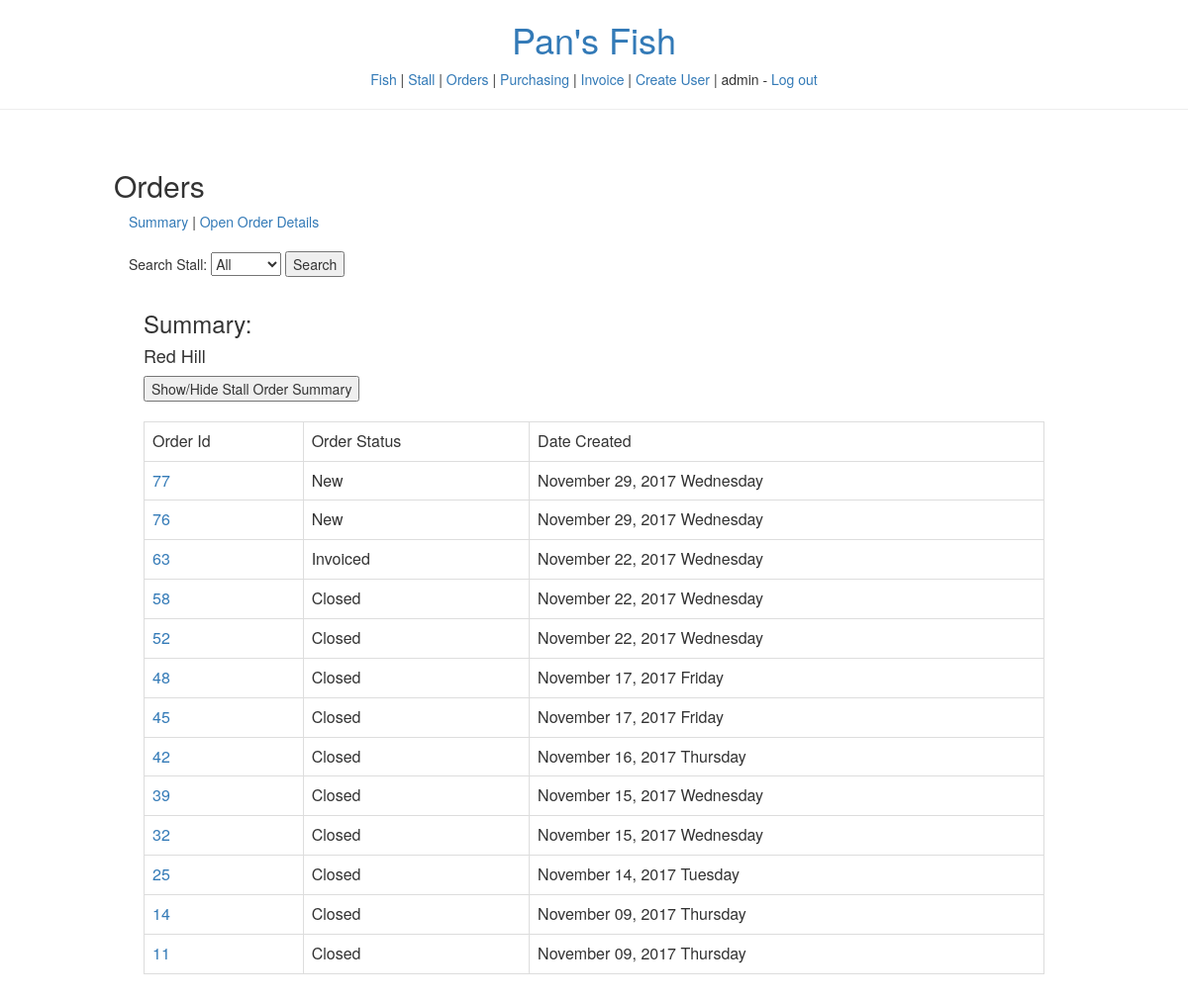
Screenshot of /order/3/stall/5/ (signed in) with the database file from the repository.
### stall/models.py (models this page shows)
class Stall(TimeStampedModel):
    name = models.ForeignKey(settings.AUTH_USER_MODEL, on_delete=models.CASCADE)
    description = models.CharField(max_length=50, blank=True, default='')

### order/models.py (models this page shows)
class Order(TimeStampedModel):
    stall = models.ForeignKey('stall.Stall', on_delete=models.CASCADE)
    status = models.CharField(max_length=50, default='')
    purchase_order = models.ForeignKey('purchase_order.Purchase_Order', null=True, on_delete=models.CASCADE)

### order/views.py (the view)
# urls.py: url(r'^order/(?P<user_id>\d+)/$', order_all),
def order_all(request, user_id, stall_id=None):
    if request.method == 'POST':
        template, context = post_order(request, user_id)
    else:
        if stall_id:
            template, context = get_order(request, user_id, True, stall_id=stall_id)
        else:
            stall_id = request.GET['stall_id'] if request.GET else None
            if stall_id == 'All':
                template, context = get_order(request, user_id, True, stall_id=None)
            else:
                template, context = get_order(request, user_id, True, stall_id=stall_id)
    return render(request, template, context)

### core/services.py (called while the page is built)
def get_or_none(model, action, *args, **kwargs):
    try:
        if action == 'get':
            return model.objects.get(*args, **kwargs).order_by('-id')
        else:
            return model.objects.filter(*args, **kwargs).order_by('-id')
    except model.DoesNotExist:
        return None

def get_orders(model, day, *args, **kwargs):
    if day == 'today':
        today = datetime.now().date()
        tomorrow = today + timedelta(1)
        today_start = datetime.combine(today, time())
        today_end = datetime.combine(tomorrow, time())
        return get_or_none(model, 'filter', *args, **kwargs, created_date__lte=today_end, created_date__gte=today_start)
    else:
        return get_or_none(model, 'filter', *args, **kwargs)

### order/services.py (called while the page is built)
def generate_order_item_list(model, *args, **kwargs):
    order_item = model.objects.filter(*args, **kwargs)
    order_item_list = list()
    for oi in order_item:
        order_item_dict = dict()
        order_item_dict['id'] = oi.id
        order_item_dict['name'] = oi.fish.name + ' (' + oi.fish.chinese_name + ')'
        order_item_dict['value'] =  oi.quantity
        order_item_dict['weight'] = oi.weight
        if model == Purchase_Order_Item:
            order_item_dict['buying_cost'] =  oi.buying_cost
            order_item_dict['selling_cost'] =  oi.selling_cost
        else:
            order_item_dict['cost'] =  oi.cost
        if model == Order_Item:
            order_item_dict['status'] = oi.status
        order_item_list.append(order_item_dict)
    return order_item_list

def generate_order_list(day=None, *args, **kwargs):
    order_list = list()
    order = get_orders(Order, day, *args, **kwargs)
    if order:
        for o in order:
            order_dict = dict()
            order_dict['order'] = o
            order_dict['order_item'] = generate_order_item_list(Order_Item, order=o)
            order_list.append(order_dict)
        return order_list

def generate_order_list_for_stall(request, stall_id, *args, **kwargs):
    stall_orders_list = list()
    stall =  Stall.objects.get(id=stall_id)
    stall_orders = dict()
    stall_orders['stall'] = stall
    stall_orders['order_list'] = generate_order_list(stall=stall, *args, **kwargs)
    stall_orders_list.append(stall_orders)
    return stall_orders_list

### templates/order/order_summary.html (shortened to what this page needs)
{% extends "order/home.html" %}
{% block order %}
  <br><br>
  <form action = "/order/{{user_id}}/summary/stall/" method="get">
    Search Stall:
    <select name="stall_id">
      <option>All</option>
    </select>
    <td><input type="submit" name="search" value="Search"></td>
  </form>
  <div class="table-responsive">
    <div class="col-xs-12">
      <h3>Summary: </h3>
      {% for stall in purchase_order %}
        <h4>{{stall.stall.description}}</h4>
        <button data-toggle="collapse" data-target="#demo{{stall.stall.id}}">Show/Hide Stall Order Summary</button>
        <br><br>
        {% if summary == True %}
          <div id="demo{{stall.stall.id}}" class="collapse in">
        {% else %}
          <div id="demo{{stall.stall.id}}" class="collapse">
        {% endif %}
          <table class="table table-bordered">
            <tr>
              <td>Order Id</td>
              <td>Order Status</td>
              <td>Date Created</td>
            </tr>
            {% if stall.order_list %}
              {% for order in stall.order_list %}
              <tr>
                <td><a href="/order/{{user.id}}/order/{{order.order.id}}/">{{order.order.id}}</td>
                <td>{{order.order.status}}</td>
                <td>{{order.order.created_date|date:"F d, Y l"}}</td>
              </tr>
              {% endfor %}
            {% endif %}
          </table>
        </div>
      {% endfor %}
    <br>
    </div>
  </div>
{% endblock %}

### templates/base.html (shortened to what this page needs)
{% load static %}
<html>
  <head>
    <link rel="stylesheet" href="https://maxcdn.bootstrapcdn.com/bootstrap/3.3.7/css/bootstrap.min.css">
    <link rel="stylesheet" href="https://cdn.datatables.net/1.10.16/css/jquery.dataTables.min.css">
  </head>
  <body>
    <div class="text-center">
      <h1><a role="button" href="/home/">Pan's Fish</a></h1>
    </div>
    <div class="col-xs-1"></div>
    <div class="col-xs-10 text-center">
      {% if user.is_authenticated %}
        {% if request.user.is_superuser %}
          <a role="button" href="/fish/">Fish</a> |
          <a role="button" href="/stall/">Stall</a> |
        {% endif %}
        <a role="button" href="/order/{{ user.id }}/">Orders</a> |
        {% if request.user.is_superuser %}
          <a role="button" href="/purchasing/{{ user.id }}/summary/">Purchasing</a> |
        {% endif %}
          <a role="button" href="/invoice/{{ user.id }}/">Invoice</a> |
        {% if request.user.is_superuser %}
          <a role="button" href="/signup/">Create User</a> |
        {% endif %}
        {{ user.username }} - <a role="button" href="/logout/">Log out</a>
      {% else %}
        <a role="button" href="/login/">Log in</a>
      {% endif %}
    </div>
    <div class="col-xs-1"></div>
    <br><hr><br>
    <div class="col-xs-1"></div>
    <div class="col-xs-10">
      {% block body %}
      {% endblock %}
    </div>
    <div class="col-xs-1"></div>
  </body>
</html>

### rows the page displays
Stall: stall.description "Red Hill"
Order: order.id "77", order.status "New", order.created_date "November 29, 2017 Wednesday"
Order: order.id "76", order.status "New", order.created_date "November 29, 2017 Wednesday"
Order: order.id "63", order.status "Invoiced", order.created_date "November 22, 2017 Wednesday"
Order: order.id "58", order.status "Closed", order.created_date "November 22, 2017 Wednesday"
Order: order.id "52", order.status "Closed", order.created_date "November 22, 2017 Wednesday"
Order: order.id "48", order.status "Closed", order.created_date "November 17, 2017 Friday"
Order: order.id "45", order.status "Closed", order.created_date "November 17, 2017 Friday"
Order: order.id "42", order.status "Closed", order.created_date "November 16, 2017 Thursday"
Order: order.id "39", order.status "Closed", order.created_date "November 15, 2017 Wednesday"
Order: order.id "32", order.status "Closed", order.created_date "November 15, 2017 Wednesday"
Order: order.id "25", order.status "Closed", order.created_date "November 14, 2017 Tuesday"
Order: order.id "14", order.status "Closed", order.created_date "November 09, 2017 Thursday"
Order: order.id "11", order.status "Closed", order.created_date "November 09, 2017 Thursday"

### other values shown
{{ user.username }} "admin"
